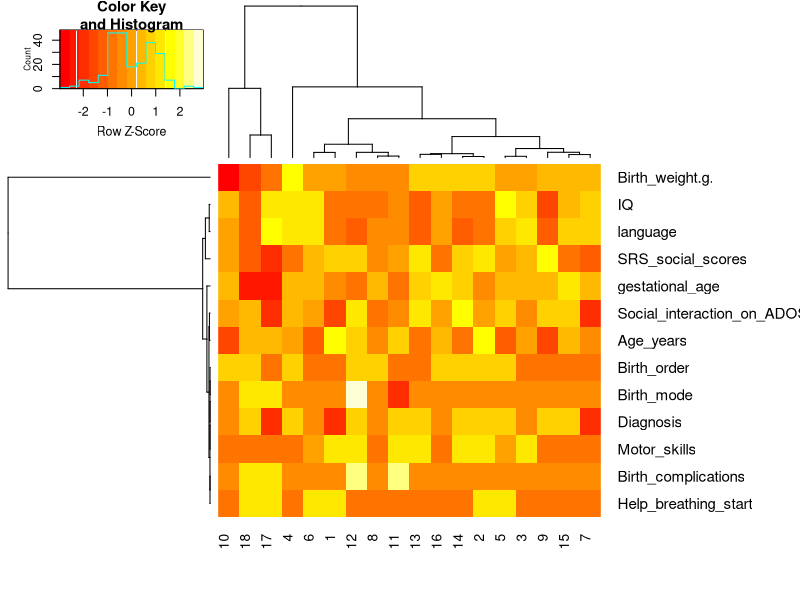
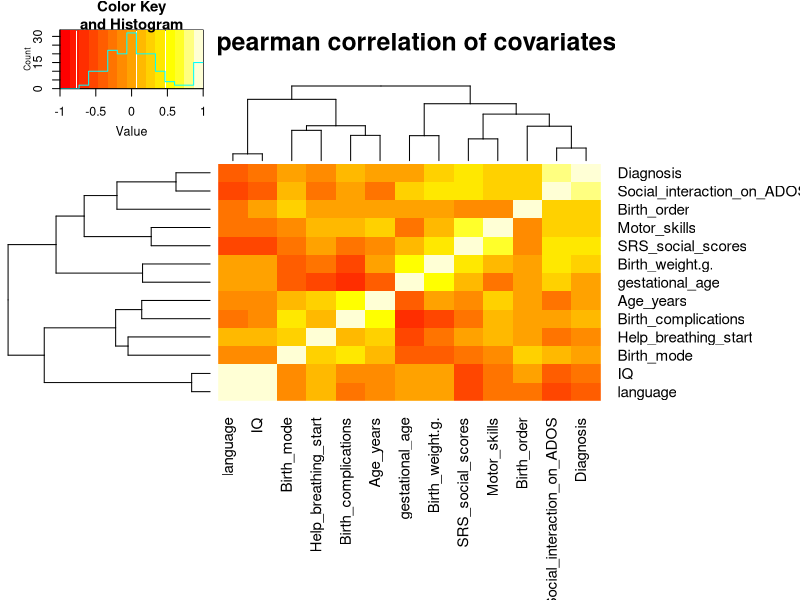
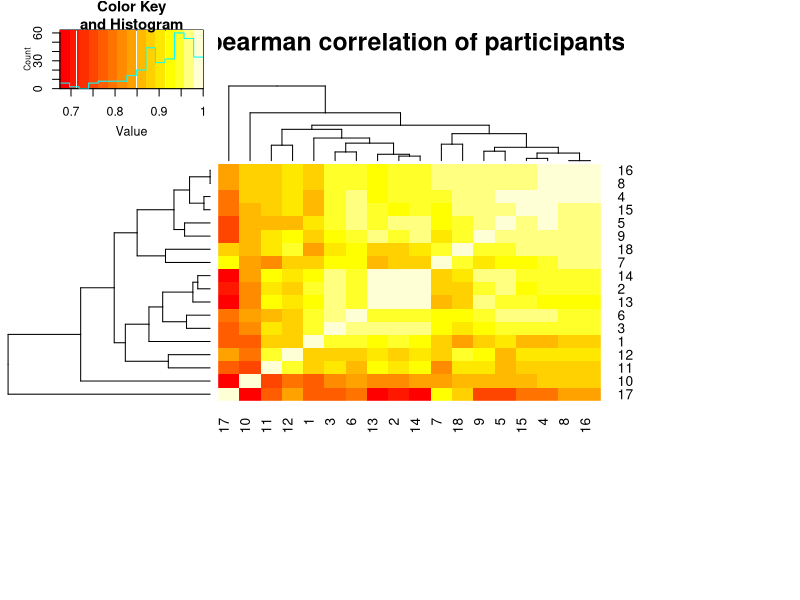
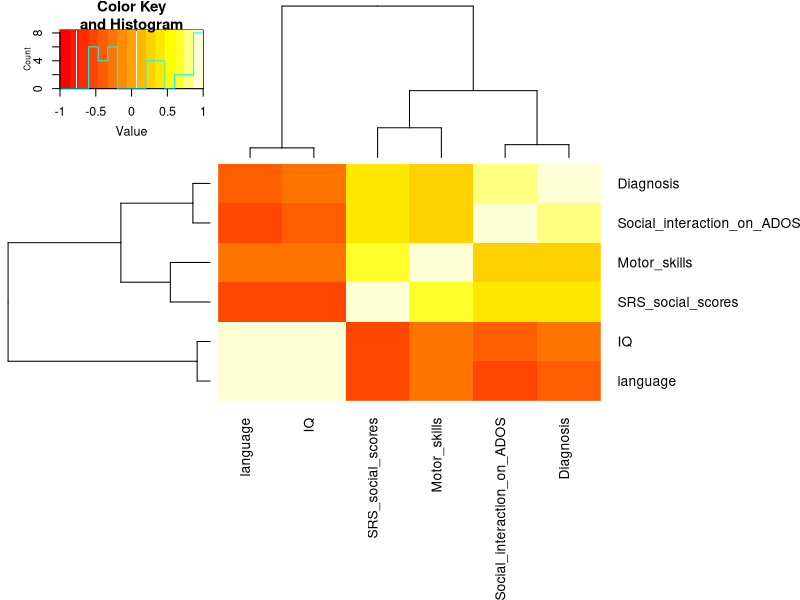
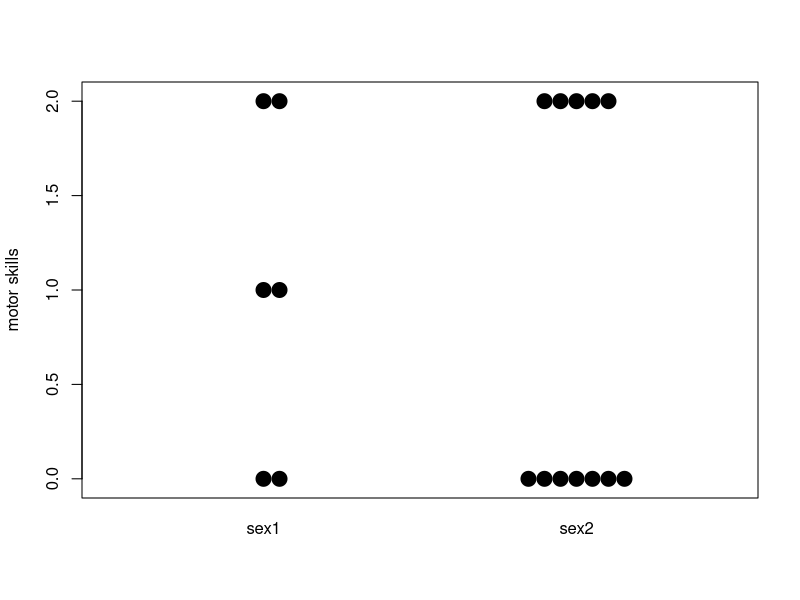
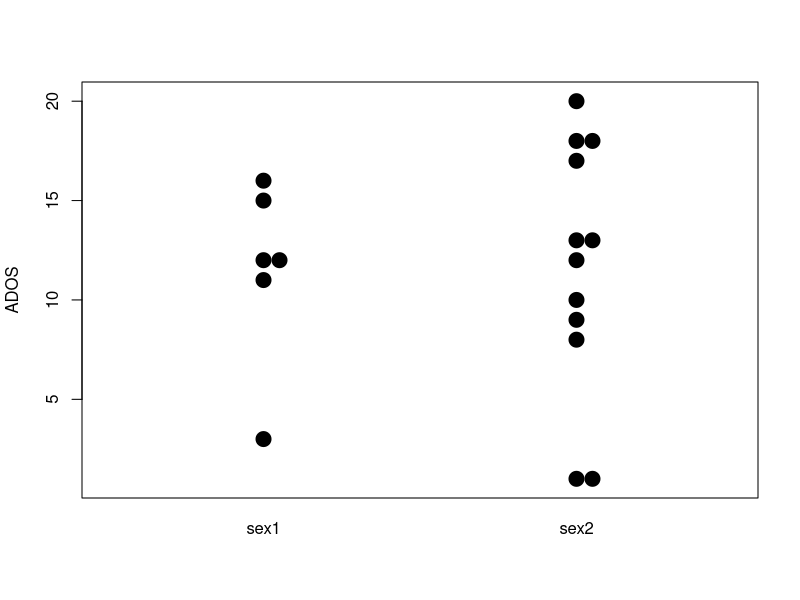
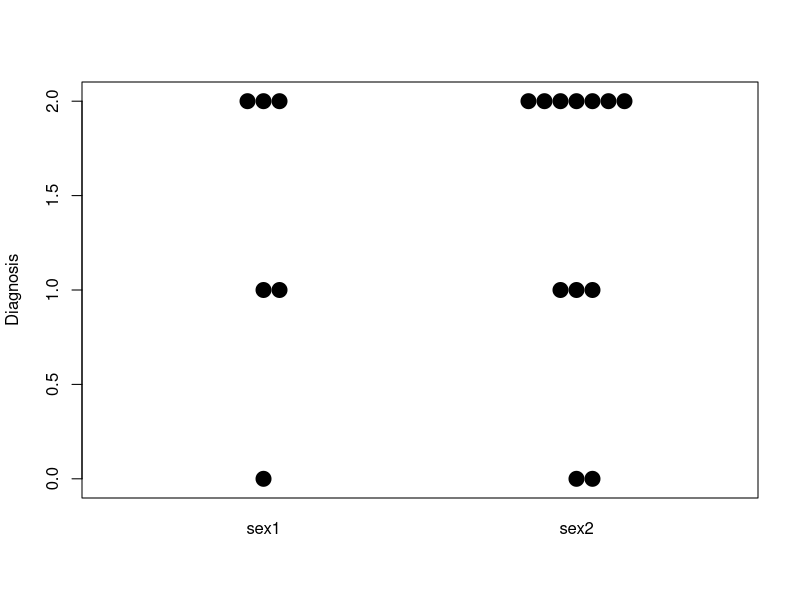
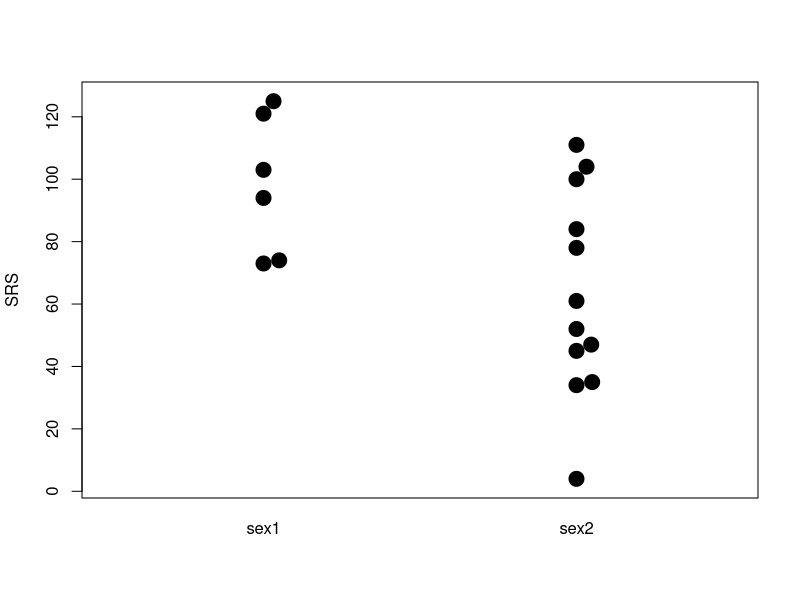

Reproduce these figures in R, in order.
## ---- chunk 1

suppressPackageStartupMessages({
  library("kableExtra")
  library("dplyr")
  library("RColorBrewer")
  library("gplots")
  library("ggplot2")
  library("beeswarm")
})

## ---- chunk 2

x <- read.csv("ASD_EPIC_DATA/ASD_blood_summarysheet.csv")

## ---- chunk 3

dat <- x[,8:20]

heatmap.2(t(dat),trace="none",scale="row",mar=c(5,12))

heatmap.2(cor(dat,method="s"),trace="none",scale="none",mar=c(12,12),
  main="spearman correlation of covariates")

heatmap.2(cor(t(dat),method="s"),trace="none",scale="none",mar=c(12,12), 
  main="spearman correlation of participants")


## ---- chunk 4

head(dat)
dat2 <- dat[,8:13]

heatmap.2(cor(dat2,method="s"),trace="none",scale="none",
  mar=c(12,12),cexRow=1,cexCol=1)

cor(dat2,method="s") %>%
  kbl(caption = "Spearman correlation of") %>%
  kable_paper("hover", full_width = F)

## ---- chunk 5

table(x$Sex)
length(which(x$Sex==1))
length(which(x$Sex==2))

message("sex-motorskills")
wilcox.test(subset(x,Sex==1)$Motor_skills,subset(x,Sex==2)$Motor_skills)
l <- list("sex1"=subset(x,Sex==1)$Motor_skills,"sex2"=subset(x,Sex==2)$Motor_skills)
beeswarm(l,ylab="motor skills",cex=2,pch=19)

message("sex-ados")
wilcox.test(subset(x,Sex==1)$Social_interaction_on_ADOS,subset(x,Sex==2)$Social_interaction_on_ADOS)
l <- list("sex1"=subset(x,Sex==1)$Social_interaction_on_ADOS,"sex2"=subset(x,Sex==2)$Social_interaction_on_ADOS)
beeswarm(l,ylab="ADOS",cex=2,pch=19)

message("sex-diagnosis")
wilcox.test(subset(x,Sex==1)$Diagnosis,subset(x,Sex==2)$Diagnosis)
l <- list("sex1"=subset(x,Sex==1)$Diagnosis,"sex2"=subset(x,Sex==2)$Diagnosis)
beeswarm(l,ylab="Diagnosis",cex=2,pch=19)

message("sex-srs")
wilcox.test(subset(x,Sex==1)$SRS_social_scores,subset(x,Sex==2)$SRS_social_scores)
l <- list("sex1"=subset(x,Sex==1)$SRS_social_scores,"sex2"=subset(x,Sex==2)$SRS_social_scores)
beeswarm(l,ylab="SRS",cex=2,pch=19)

message("sex-language")
wilcox.test(subset(x,Sex==1)$language,subset(x,Sex==2)$language)
l <- list("sex1"=subset(x,Sex==1)$language,"sex2"=subset(x,Sex==2)$language)
beeswarm(l,ylab="language",cex=2,pch=19)

message("sex-IQ")
wilcox.test(subset(x,Sex==1)$IQ,subset(x,Sex==2)$IQ)
l <- list("sex1"=subset(x,Sex==1)$IQ,"sex2"=subset(x,Sex==2)$IQ)
beeswarm(l,ylab="IQ",cex=2,pch=19)

message("sex-famID")
wilcox.test(subset(x,Sex==1)$Family_ID,subset(x,Sex==2)$Family_ID)
l <- list("sex1"=subset(x,Sex==1)$Family_ID,"sex2"=subset(x,Sex==2)$Family_ID)
beeswarm(l,ylab="Family_ID",cex=2,pch=19)

## ---- chunk 6

table(x$Birth_mode)

message("birthmode-motorskills")
wilcox.test(subset(x,Birth_mode==1)$Motor_skills,subset(x,Birth_mode==2)$Motor_skills)
l <- list("Birth_mode1"=subset(x,Birth_mode==1)$Motor_skills,"Birth_mode2"=subset(x,Birth_mode==2)$Motor_skills)
beeswarm(l,ylab="motor skills",cex=2,pch=19)

message("Birth_mode-ados")
wilcox.test(subset(x,Birth_mode==1)$Social_interaction_on_ADOS,subset(x,Birth_mode==2)$Social_interaction_on_ADOS)
l <- list("Birth_mode1"=subset(x,Birth_mode==1)$Social_interaction_on_ADOS,"Birth_mode2"=subset(x,Birth_mode==2)$Social_interaction_on_ADOS)
beeswarm(l,ylab="ADOS",cex=2,pch=19)

message("Birth_mode-diagnosis")
wilcox.test(subset(x,Birth_mode==1)$Diagnosis,subset(x,Birth_mode==2)$Diagnosis)
l <- list("Birth_mode1"=subset(x,Birth_mode==1)$Diagnosis,"Birth_mode2"=subset(x,Birth_mode==2)$Diagnosis)
beeswarm(l,ylab="Diagnosis",cex=2,pch=19)

message("Birth_mode-srs")
wilcox.test(subset(x,Birth_mode==1)$SRS_social_scores,subset(x,Birth_mode==2)$SRS_social_scores)
l <- list("Birth_mode1"=subset(x,Birth_mode==1)$SRS_social_scores,"Birth_mode2"=subset(x,Birth_mode==2)$SRS_social_scores)
beeswarm(l,ylab="SRS",cex=2,pch=19)

message("Birth_mode-language")
wilcox.test(subset(x,Birth_mode==1)$language,subset(x,Birth_mode==2)$language)
l <- list("Birth_mode1"=subset(x,Birth_mode==1)$language,"Birth_mode2"=subset(x,Birth_mode==2)$language)
beeswarm(l,ylab="language",cex=2,pch=19)

message("Birth_mode-IQ")
wilcox.test(subset(x,Birth_mode==1)$IQ,subset(x,Birth_mode==2)$IQ)
l <- list("Birth_mode1"=subset(x,Birth_mode==1)$IQ,"Birth_mode2"=subset(x,Birth_mode==2)$IQ)
beeswarm(l,ylab="IQ",cex=2,pch=19)

message("Birth_mode-famID")
wilcox.test(subset(x,Birth_mode==1)$Family_ID,subset(x,Birth_mode==2)$Family_ID)
l <- list("Birth_mode1"=subset(x,Birth_mode==1)$Family_ID,"Birth_mode2"=subset(x,Birth_mode==2)$Family_ID)
beeswarm(l,ylab="Family_ID",cex=2,pch=19)

## ---- chunk 7

message("Help_breathing_start-motorskills")
wilcox.test(subset(x,Help_breathing_start==0)$Motor_skills,subset(x,Help_breathing_start==1)$Motor_skills)
l <- list("Help_breathing_start1"=subset(x,Help_breathing_start==0)$Motor_skills,"Help_breathing_start2"=subset(x,Help_breathing_start==1)$Motor_skills)
beeswarm(l,ylab="motor skills",cex=2,pch=19)

message("Help_breathing_start-ados")
wilcox.test(subset(x,Help_breathing_start==0)$Social_interaction_on_ADOS,subset(x,Help_breathing_start==1)$Social_interaction_on_ADOS)
l <- list("Help_breathing_start1"=subset(x,Help_breathing_start==0)$Social_interaction_on_ADOS,"Help_breathing_start2"=subset(x,Help_breathing_start==1)$Social_interaction_on_ADOS)
beeswarm(l,ylab="ADOS",cex=2,pch=19)

message("Help_breathing_start-diagnosis")
wilcox.test(subset(x,Help_breathing_start==0)$Diagnosis,subset(x,Help_breathing_start==1)$Diagnosis)
l <- list("Help_breathing_start1"=subset(x,Help_breathing_start==0)$Diagnosis,"Help_breathing_start2"=subset(x,Help_breathing_start==1)$Diagnosis)
beeswarm(l,ylab="Diagnosis",cex=2,pch=19)

message("Help_breathing_start-srs")
wilcox.test(subset(x,Help_breathing_start==0)$SRS_social_scores,subset(x,Help_breathing_start==1)$SRS_social_scores)
l <- list("Help_breathing_start1"=subset(x,Help_breathing_start==0)$SRS_social_scores,"Help_breathing_start2"=subset(x,Help_breathing_start==1)$SRS_social_scores)
beeswarm(l,ylab="SRS",cex=2,pch=19)

message("Help_breathing_start-language")
wilcox.test(subset(x,Help_breathing_start==0)$language,subset(x,Help_breathing_start==1)$language)
l <- list("Help_breathing_start1"=subset(x,Help_breathing_start==0)$language,"Help_breathing_start2"=subset(x,Help_breathing_start==1)$language)
beeswarm(l,ylab="language",cex=2,pch=19)

message("Help_breathing_start-IQ")
wilcox.test(subset(x,Help_breathing_start==0)$IQ,subset(x,Help_breathing_start==1)$IQ)
l <- list("Help_breathing_start1"=subset(x,Help_breathing_start==0)$IQ,"Help_breathing_start2"=subset(x,Help_breathing_start==1)$IQ)
beeswarm(l,ylab="IQ",cex=2,pch=19)

message("Help_breathing_start-famID")
wilcox.test(subset(x,Help_breathing_start==0)$Family_ID,subset(x,Help_breathing_start==1)$Family_ID)
l <- list("Help_breathing_start1"=subset(x,Help_breathing_start==0)$Family_ID,"Help_breathing_start2"=subset(x,Help_breathing_start==1)$Family_ID)
beeswarm(l,ylab="Family_ID",cex=2,pch=19)

## ---- chunk 8

table(x$Birth_complications)

message("birthmode-motorskills")
wilcox.test(subset(x,Birth_complications==0)$Motor_skills,subset(x,Birth_complications>0)$Motor_skills)
l <- list("Birth_complications1"=subset(x,Birth_complications==0)$Motor_skills,"Birth_complications2"=subset(x,Birth_complications>0)$Motor_skills)
beeswarm(l,ylab="motor skills",cex=2,pch=19)

message("Birth_complications-ados")
wilcox.test(subset(x,Birth_complications==0)$Social_interaction_on_ADOS,subset(x,Birth_complications>0)$Social_interaction_on_ADOS)
l <- list("No_Birth_complications"=subset(x,Birth_complications==0)$Social_interaction_on_ADOS,"Birth_complications"=subset(x,Birth_complications>0)$Social_interaction_on_ADOS)
beeswarm(l,ylab="ADOS",cex=2,pch=19)

message("Birth_complications-diagnosis")
wilcox.test(subset(x,Birth_complications==0)$Diagnosis,subset(x,Birth_complications>0)$Diagnosis)
l <- list("No_Birth_complications"=subset(x,Birth_complications==0)$Diagnosis,"Birth_complications"=subset(x,Birth_complications>0)$Diagnosis)
beeswarm(l,ylab="Diagnosis",cex=2,pch=19)

message("Birth_complications-srs")
wilcox.test(subset(x,Birth_complications==0)$SRS_social_scores,subset(x,Birth_complications>0)$SRS_social_scores)
l <- list("No_Birth_complications"=subset(x,Birth_complications==0)$SRS_social_scores,"Birth_complications"=subset(x,Birth_complications>0)$SRS_social_scores)
beeswarm(l,ylab="SRS",cex=2,pch=19)

message("Birth_complications-language")
wilcox.test(subset(x,Birth_complications==0)$language,subset(x,Birth_complications>0)$language)
l <- list("No_Birth_complications"=subset(x,Birth_complications==0)$language,"Birth_complications"=subset(x,Birth_complications>0)$language)
beeswarm(l,ylab="language",cex=2,pch=19)

message("Birth_complications-IQ")
wilcox.test(subset(x,Birth_complications==0)$IQ,subset(x,Birth_complications>0)$IQ)
l <- list("No_Birth_complications"=subset(x,Birth_complications==0)$IQ,"Birth_complications"=subset(x,Birth_complications>0)$IQ)
beeswarm(l,ylab="IQ",cex=2,pch=19)

message("Birth_complications-famID")
wilcox.test(subset(x,Birth_complications==0)$Family_ID,subset(x,Birth_complications>0)$Family_ID)
l <- list("No_Birth_complications"=subset(x,Birth_complications==0)$Family_ID,"Birth_complications"=subset(x,Birth_complications>0)$Family_ID)
beeswarm(l,ylab="Family_ID",cex=2,pch=19)

## ---- chunk 9

x$gestational_age
summary(x$gestational_age)
hist(x$gestational_age)

message("gestational_age-motor_skills")
mylm <- lm(x$Motor_skills ~ x$gestational_age)
summary(mylm)
plot(x$gestational_age,x$Motor_skills,cex=2,pch=19)
abline(mylm,col="red",lty=2,lwd=2)

message("gestational_age-ADOS")
mylm <- lm(x$Social_interaction_on_ADOS ~ x$gestational_age)
summary(mylm)
plot(x$gestational_age,x$Social_interaction_on_ADOS,cex=2,pch=19)
abline(mylm,col="red",lty=2,lwd=2)

message("gestational_age-Diagnosis")
mylm <- lm(x$Diagnosis ~ x$gestational_age)
summary(mylm)
plot(x$gestational_age,x$Diagnosis,cex=2,pch=19)
abline(mylm,col="red",lty=2,lwd=2)

message("gestational_age-SRS")
mylm <- lm(x$SRS_social_scores ~ x$gestational_age)
summary(mylm)
plot(x$gestational_age,x$SRS_social_scores,cex=2,pch=19)
abline(mylm,col="red",lty=2,lwd=2)

message("gestational_age-language")
mylm <- lm(x$language ~ x$gestational_age)
summary(mylm)
plot(x$gestational_age,x$language,cex=2,pch=19)
abline(mylm,col="red",lty=2,lwd=2)

message("gestational_age-IQ")
mylm <- lm(x$IQ ~ x$gestational_age)
summary(mylm)
plot(x$gestational_age,x$IQ,cex=2,pch=19)
abline(mylm,col="red",lty=2,lwd=2)

## ---- chunk 10

x$Birth_weight.g.
summary(x$Birth_weight.g.)
hist(x$Birth_weight.g.)

message("birthweight-motor_skills")
mylm <- lm(x$Motor_skills ~ x$Birth_weight.g.)
summary(mylm)
plot(x$Birth_weight.g.,x$Motor_skills,cex=2,pch=19)
abline(mylm,col="red",lty=2,lwd=2)

message("Birth_weight.g.-ADOS")
mylm <- lm(x$Social_interaction_on_ADOS ~ x$Birth_weight.g.)
summary(mylm)
plot(x$Birth_weight.g.,x$Social_interaction_on_ADOS,cex=2,pch=19)
abline(mylm,col="red",lty=2,lwd=2)

message("Birth_weight.g.-Diagnosis")
mylm <- lm(x$Diagnosis ~ x$Birth_weight.g.)
summary(mylm)
plot(x$Birth_weight.g.,x$Diagnosis,cex=2,pch=19)
abline(mylm,col="red",lty=2,lwd=2)

message("Birth_weight.g.-SRS")
mylm <- lm(x$SRS_social_scores ~ x$Birth_weight.g.)
summary(mylm)
plot(x$Birth_weight.g.,x$SRS_social_scores,cex=2,pch=19)
abline(mylm,col="red",lty=2,lwd=2)

message("Birth_weight.g.-language")
mylm <- lm(x$language ~ x$Birth_weight.g.)
summary(mylm)
plot(x$Birth_weight.g.,x$language,cex=2,pch=19)
abline(mylm,col="red",lty=2,lwd=2)

message("Birth_weight.g.-IQ")
mylm <- lm(x$IQ ~ x$Birth_weight.g.)
summary(mylm)
plot(x$Birth_weight.g.,x$IQ,cex=2,pch=19)
abline(mylm,col="red",lty=2,lwd=2)

## ---- chunk 11

sessionInfo()
